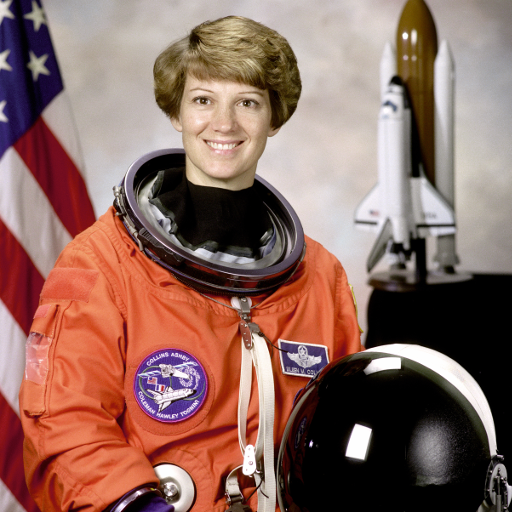
#> input picture skimage.data.astronaut(), 512 x 512 px
$ jupyter execute --allow-errors 1.ipynb   (older library calls are emulated)
#> lines starting #> are read from the running program, lines starting #| are printed output that depends on the picture; after the words box and inside, x2 and y2 are one past the last pixel; in counts of white or black regions, pixels touching at a corner belong together
[cell 1]
from skimage import data
from skimage import io

[cell 2]
astro_image = data.astronaut()
#> astro_image is the input picture: shape (512, 512, 3); mean R, G, B 141.6, 105.8, 96.5
type(astro_image)
#> (the rest of this cell did not finish here and is left out)

[cell 3]
from matplotlib import pyplot as plt
def show_image(image, title='Image', cmap_type='gray'):
    plt.imshow(image, cmap=cmap_type)
    plt.title(title)
    plt.axis('off')
    plt.show()

[cell 4]
from skimage import color
from skimage.color import rgb2gray
#transformar a escala de grises
grayscale = color.rgb2gray(astro_image)
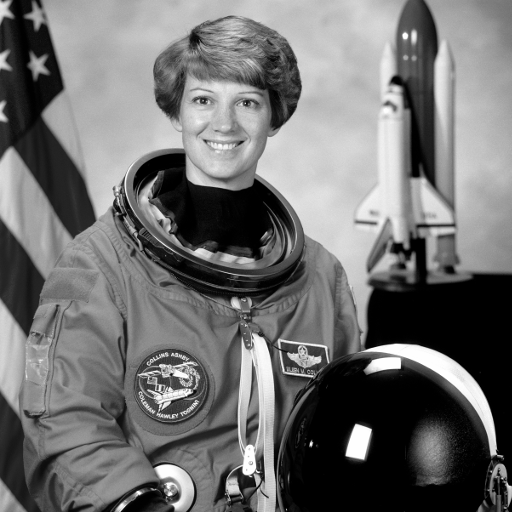
#> grayscale: shape (512, 512) float64; min 0, max 1, mean 0.442
#transformar a color
#rgb = color.gray2rgb(grayscale)

[cell 5]
#mostrar imagen
show_image(grayscale, "Grayscale")

# NumPy para imágenes

[cell 6]
import numpy as np

[cell 7]
 # Cargar la imagen usando Matplotlib
halo_image = plt.imread('primerhalo.png')
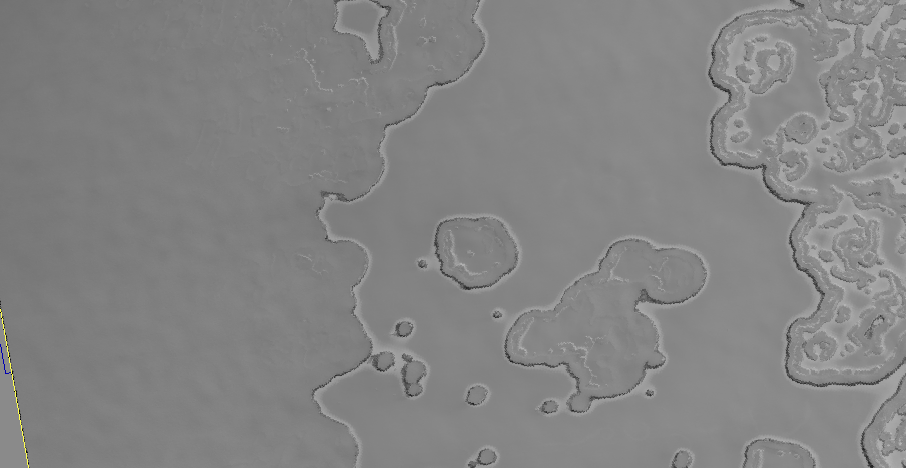
#> input picture PT1/primerhalo.png, 906 x 468 px
#> halo_image is the input picture: shape (468, 906, 4) float32; mean R, G, B, A 0.517, 0.517, 0.517, 1
type(halo_image)

[cell 8]
# Obteniendo los valores rojos de la imagen
red = halo_image[:, :, 0]
plt.imshow(red)
plt.title('Red')
plt.axis('off')
plt.show()
# Obteniendo los valores verdes de la imagen
green = halo_image[:, :, 1]
plt.imshow(green)
plt.title('Green')
plt.axis('off')
plt.show()
# Obteniendo los valores azules de la imagen
blue = halo_image[:, :, 2]
plt.imshow(blue)
plt.title('Green')
plt.axis('off')
plt.show()

[cell 9]
show_image(red)

[cell 10]
show_image(green)

[cell 11]
show_image(blue)

[cell 12]
#voltear la imagen Verticalmente
vertically_flipped = np.flipud(halo_image)
show_image(vertically_flipped)

[cell 13]
#voltear la imagen Horizontalmente
horizontally_flipped = np.fliplr(halo_image)
show_image(horizontally_flipped)

# Histogramas con Matplotlib

[cell 14]
# Obtener el histograma rojo
plt.hist(red.ravel(), bins=256)
plt.title('Histograma rojo')
plt.show()
#> figure, not shown here; tallest bar 26376 high, from x = 0.5 to 0.504

[cell 15]
# Obtener el histograma verde
plt.hist(green.ravel(), bins=256)
plt.title('Histograma verde')
plt.show()
#> figure, not shown here; tallest bar 26376 high, from x = 0.5 to 0.504

[cell 16]
# Obtener el histograma azul
plt.hist(blue.ravel(), bins=256)
plt.title('Histograma azul')
plt.show()
#> figure, not shown here; tallest bar 26376 high, from x = 0.501 to 0.504

# Thresholding

[cell 17]
from PIL import Image
img = Image.fromarray(astro_image).convert('L')
img.save('astrogris.png','png')
print(img)
#| <PIL.Image.Image image mode=L size=512x512 at 0x7F599F4CAF50>

[cell 18]
astro_gris = io.imread('astrogris.png')
show_image(astro_gris)

[cell 19]
# Obtener valor umbral optimo
thresh = 120
print("umbral:", thresh)

[cell 20]
# Aplicamos el umbral a la imagen
binary = astro_gris > thresh
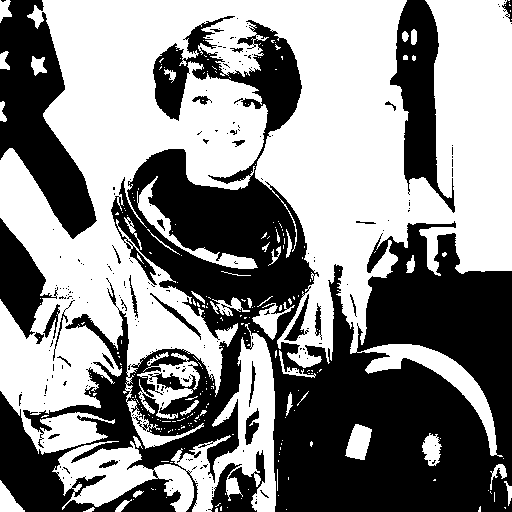
#> binary: shape (512, 512) bool; 54.2% white; 234 black regions (203 under 20 px), largest, box (x1, y1, x2, y2) and area: (0, 16, 512, 512) 95017, (0, 0, 97, 239) 10994, (390, 0, 455, 213) 6232
# Mostrar la imagen
show_image(binary)
#> (the rest of this cell did not finish here and is left out)

[cell 21]
# Aplicamos el umbral invertido a la imagen
inverted_binary = astro_gris <= thresh
# Mostrar la imagen
show_image(inverted_binary)

## Try_all_threshold

[cell 22]
from skimage.filters import try_all_threshold
from matplotlib.pyplot import *
#Obtengo todas las imagenes resultantes
fig, ax = try_all_threshold(astro_gris, verbose=False)
# Mostrando resultados plots
plt.show(fig, ax)
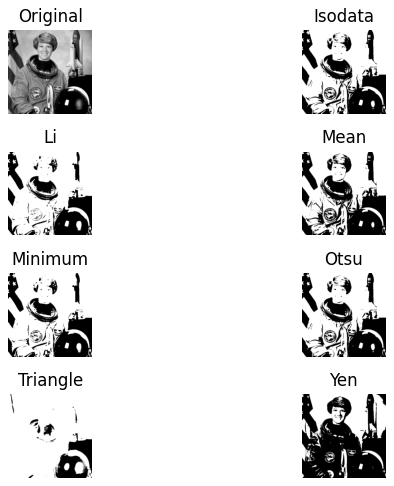
#> figure drawn by matplotlib, 8 panels

# Threshold_otsu (Global)

[cell 23]
# Importo la función threshold_otsu
from skimage.filters import threshold_otsu
# Obtengo el valor de umbral óptimo
thresh = threshold_otsu(astro_gris)
#> thresh = 100
# Aplico thresholding a la imagen
binary_global = astro_gris > thresh
#> binary_global: shape (512, 512) bool; 60.8% white; 220 black regions (182 under 20 px), largest, box (x1, y1, x2, y2) and area: (112, 149, 512, 512) 61677, (0, 0, 96, 239) 10558, (0, 385, 140, 512) 6192
#Mostrar imagen original y binarizada
show_image(binary_global, 'Global thresholding')
show_image(astro_gris, 'Original')

[cell 24]
ax[0] = plt.subplot(1, 3, 1)
ax[1] = plt.subplot(1, 3, 2, sharex=ax[0], sharey=ax[0])

ax[0].imshow(astro_gris, cmap=plt.cm.gray)
ax[0].set_title('Original')
ax[0].axis('off')

ax[1].imshow(binary_global, cmap=plt.cm.gray)
ax[1].set_title('Binarización global')
ax[1].axis('off')

plt.show()

[cell 25]
ax[1] = plt.subplot()
ax[1].hist(astro_gris.ravel(), bins=256)
ax[1].set_title('Histograma bimodal')
ax[1].axvline(thresh, color='r')
plt.show()
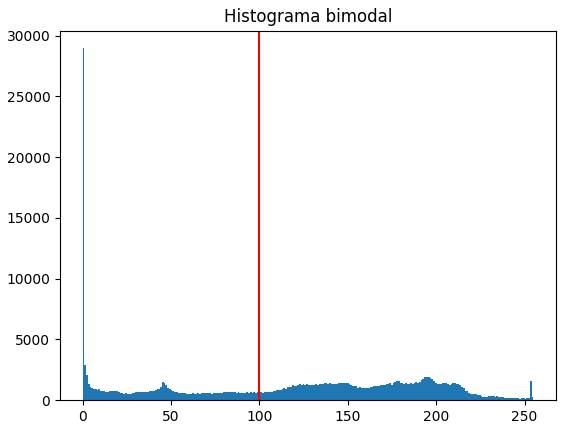
#> figure drawn by matplotlib, 1 panel; tallest bar 28966 high, from x = 0 to 0.996

# Threshold_local (Local)

[cell 26]
from skimage.filters import threshold_local

# Set the block size to 35
block_size = 35
# Obtain the optimal local thresholding
local_thresh = threshold_local(astro_gris, block_size, offset=10)
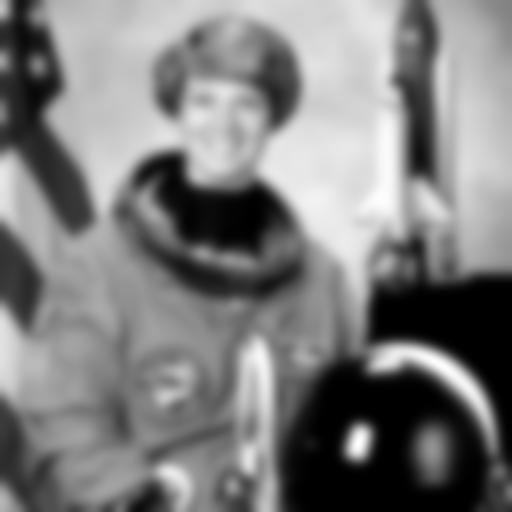
#> local_thresh: shape (512, 512) float64; min -10, max 224.3, mean 105.4; drawn with min black and max white
# Apply local thresholding and obtain the binary image
binary_local = astro_gris > local_thresh
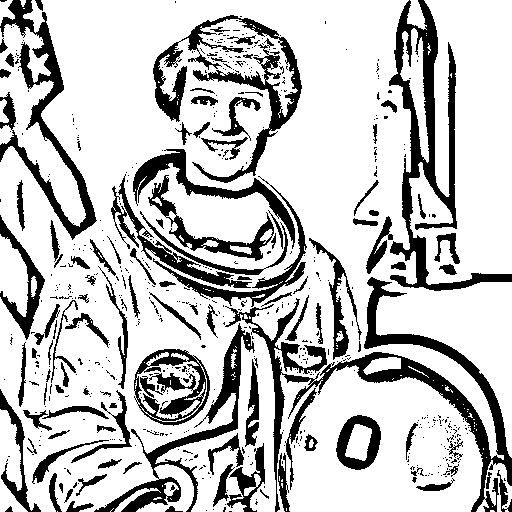
#> binary_local: shape (512, 512) bool; 76.8% white; 602 black regions (490 under 20 px), largest, box (x1, y1, x2, y2) and area: (225, 277, 512, 512) 9042, (389, 0, 512, 291) 7115, (153, 15, 302, 183) 5064
# Show the original and binarized image
show_image(binary_local, 'Local thresholding')

## Morfologías

[cell 27]
def plot_comparison(original, filtered, title_filtered):
    fig, (ax1, ax2) = plt.subplots(ncols=2,
                                   figsize=(10, 8),
                                   sharex=True,
                                   sharey=True)
    ax1.imshow(original, cmap=plt.cm.gray)
    ax1.set_title('original')
    ax1.axis('off')
    ax2.imshow(filtered, cmap=plt.cm.gray)
    ax2.set_title(title_filtered)
    ax2.axis('off')

[cell 28]
from skimage import morphology
image_horse = data.horse()
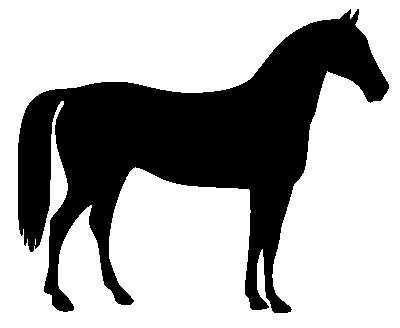
#> input picture skimage.data.horse(), 400 x 328 px
#> image_horse is the input picture: shape (328, 400) bool; 66.9% white; 1 black region, box (x1, y1, x2, y2) and area: (18, 9, 389, 313) 43412
show_image(image_horse)

[cell 29]
selem = morphology.square(3)
selem

## EROSION

[cell 30]
# con selem
eroded_image = morphology.binary_erosion(binary_local,
                                         selem=selem)
#> eroded_image: shape (512, 512) bool; 63.4% white; 129 black regions (49 under 20 px), largest, box (x1, y1, x2, y2) and area: (22, 0, 512, 512) 60709, (0, 0, 98, 241) 6868, (0, 214, 111, 408) 4706
plot_comparison(binary_local, eroded_image, 'Erosion')

[cell 31]
# sin selem
eroded_image = morphology.binary_erosion(binary_local)
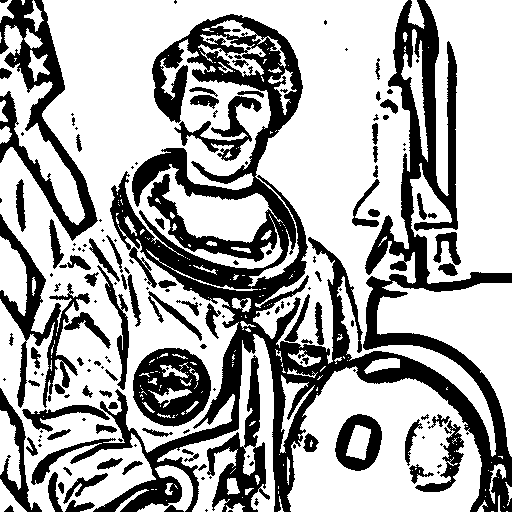
#> eroded_image: shape (512, 512) bool; 67% white; 170 black regions (82 under 20 px), largest, box (x1, y1, x2, y2) and area: (31, 0, 512, 512) 52635, (0, 0, 98, 241) 6251, (133, 348, 211, 427) 3977
plot_comparison(binary_local, eroded_image, 'Erosion')

[cell 32]
plot_comparison(astro_image, astro_gris, 'Escala de grises')

# DILATACIÓN

[cell 33]
from skimage import morphology
# Obtain dilated image, using binary dilation
dilated_image = morphology.binary_dilation(binary_local)
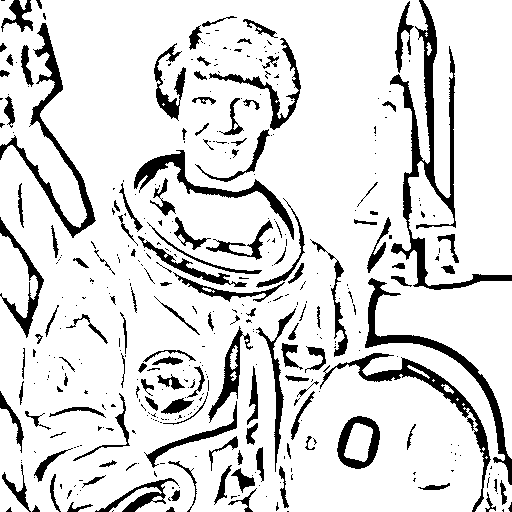
#> dilated_image: shape (512, 512) bool; 85.8% white; 400 black regions (264 under 20 px), largest, box (x1, y1, x2, y2) and area: (390, 0, 512, 290) 4579, (0, 23, 96, 238) 2530, (365, 278, 512, 485) 2372
# See results
plot_comparison(binary_local, dilated_image, 'Erosion')
